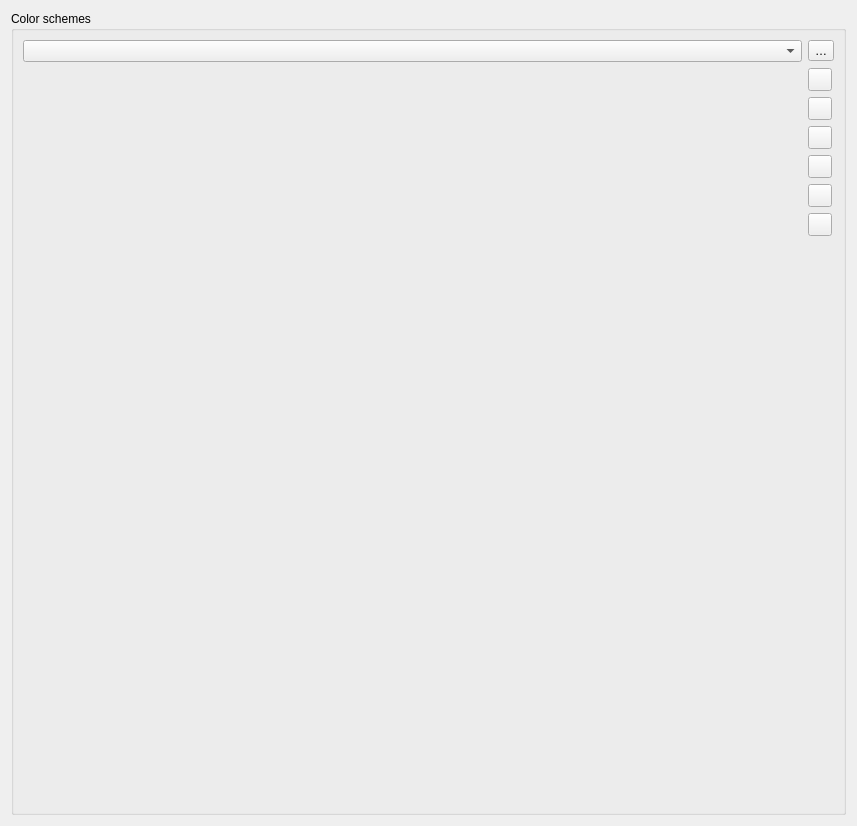
             <widget class="QWidget" name="scrollAreaWidgetContents">
              <property name="geometry">
               <rect>
                <x>0</x>
                <y>0</y>
                <width>857</width>
                <height>826</height>
               </rect>
              </property>
              <layout class="QHBoxLayout" name="horizontalLayout_46">
               <item>
                <widget class="QgsCollapsibleGroupBox" name="groupBox_7">
                 <property name="title">
                  <string>Color schemes</string>
                 </property>
                 <layout class="QGridLayout" name="gridLayout_12">
                  <item row="7" column="1">
                   <spacer name="verticalSpacer_12">
                    <property name="orientation">
                     <enum>Qt::Vertical</enum>
                    </property>
                    <property name="sizeHint" stdset="0">
                     <size>
                      <width>20</width>
                      <height>40</height>
                     </size>
                    </property>
                   </spacer>
                  </item>
                  <item row="5" column="1">
                   <widget class="QToolButton" name="mButtonImportColors">
                    <property name="toolTip">
                     <string>Import colors from file</string>
                    </property>
                    <property name="text">
                     <string/>
                    </property>
                    <property name="icon">
                     <iconset resource="../../images/images.qrc">
                      <normaloff>:/images/themes/default/mActionFileOpen.svg</normaloff>:/images/themes/default/mActionFileOpen.svg</iconset>
                    </property>
                   </widget>
                  </item>
                  <item row="1" column="0" rowspan="8">
                   <widget class="QgsColorSchemeList" name="mTreeCustomColors" native="true">
                    <property name="focusPolicy">
                     <enum>Qt::StrongFocus</enum>
                    </property>
                   </widget>
                  </item>
                  <item row="4" column="1">
                   <widget class="QToolButton" name="mButtonPasteColors">
                    <property name="toolTip">
                     <string>Paste colors</string>
                    </property>
                    <property name="text">
                     <string/>
                    </property>
                    <property name="icon">
                     <iconset resource="../../images/images.qrc">
                      <normaloff>:/images/themes/default/mActionEditPaste.svg</normaloff>:/images/themes/default/mActionEditPaste.svg</iconset>
                    </property>
                   </widget>
                  </item>
                  <item row="1" column="1">
                   <widget class="QToolButton" name="mButtonAddColor">
                    <property name="toolTip">
                     <string>Add color</string>
                    </property>
                    <property name="text">
                     <string/>
                    </property>
                    <property name="icon">
                     <iconset resource="../../images/images.qrc">
                      <normaloff>:/images/themes/default/symbologyAdd.svg</normaloff>:/images/themes/default/symbologyAdd.svg</iconset>
                    </property>
                   </widget>
                  </item>
                  <item row="2" column="1">
                   <widget class="QToolButton" name="mButtonRemoveColor">
                    <property name="toolTip">
                     <string>Remove color</string>
                    </property>
                    <property name="text">
                     <string/>
                    </property>
                    <property name="icon">
                     <iconset resource="../../images/images.qrc">
                      <normaloff>:/images/themes/default/symbologyRemove.svg</normaloff>:/images/themes/default/symbologyRemove.svg</iconset>
                    </property>
                   </widget>
                  </item>
                  <item row="3" column="1">
                   <widget class="QToolButton" name="mButtonCopyColors">
                    <property name="toolTip">
                     <string>Copy colors</string>
                    </property>
                    <property name="text">
                     <string/>
                    </property>
                    <property name="icon">
                     <iconset resource="../../images/images.qrc">
                      <normaloff>:/images/themes/default/mActionEditCopy.svg</normaloff>:/images/themes/default/mActionEditCopy.svg</iconset>
                    </property>
                   </widget>
                  </item>
                  <item row="0" column="0">
                   <layout class="QHBoxLayout" name="horizontalLayout_22">
                    <item>
                     <widget class="QComboBox" name="mColorSchemesComboBox"/>
                    </item>
                   </layout>
                  </item>
                  <item row="6" column="1">
                   <widget class="QToolButton" name="mButtonExportColors">
                    <property name="toolTip">
                     <string>Export colors</string>
                    </property>
                    <property name="text">
                     <string/>
                    </property>
                    <property name="icon">
                     <iconset resource="../../images/images.qrc">
                      <normaloff>:/images/themes/default/mActionFileSave.svg</normaloff>:/images/themes/default/mActionFileSave.svg</iconset>
                    </property>
                   </widget>
                  </item>
                  <item row="0" column="1">
                   <widget class="QToolButton" name="mSchemeToolButton">
                    <property name="text">
                     <string>…</string>
                    </property>
                    <property name="popupMode">
                     <enum>QToolButton::InstantPopup</enum>
                    </property>
                   </widget>
                  </item>
                 </layout>
                </widget>
               </item>
              </layout>
             </widget>
